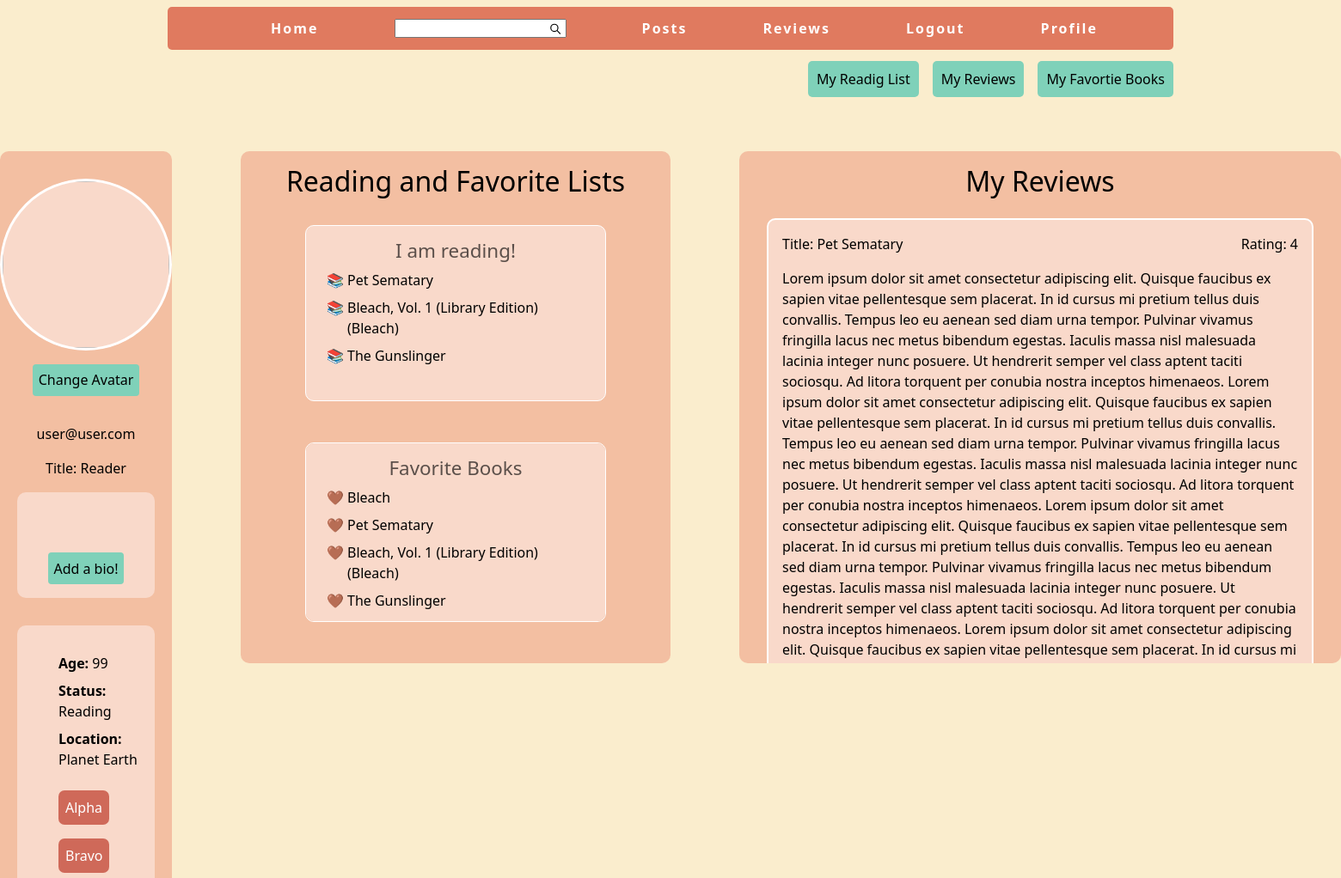
/user_profile_page/1 (signed in, upper part), run on an earlier commit of the app's database.
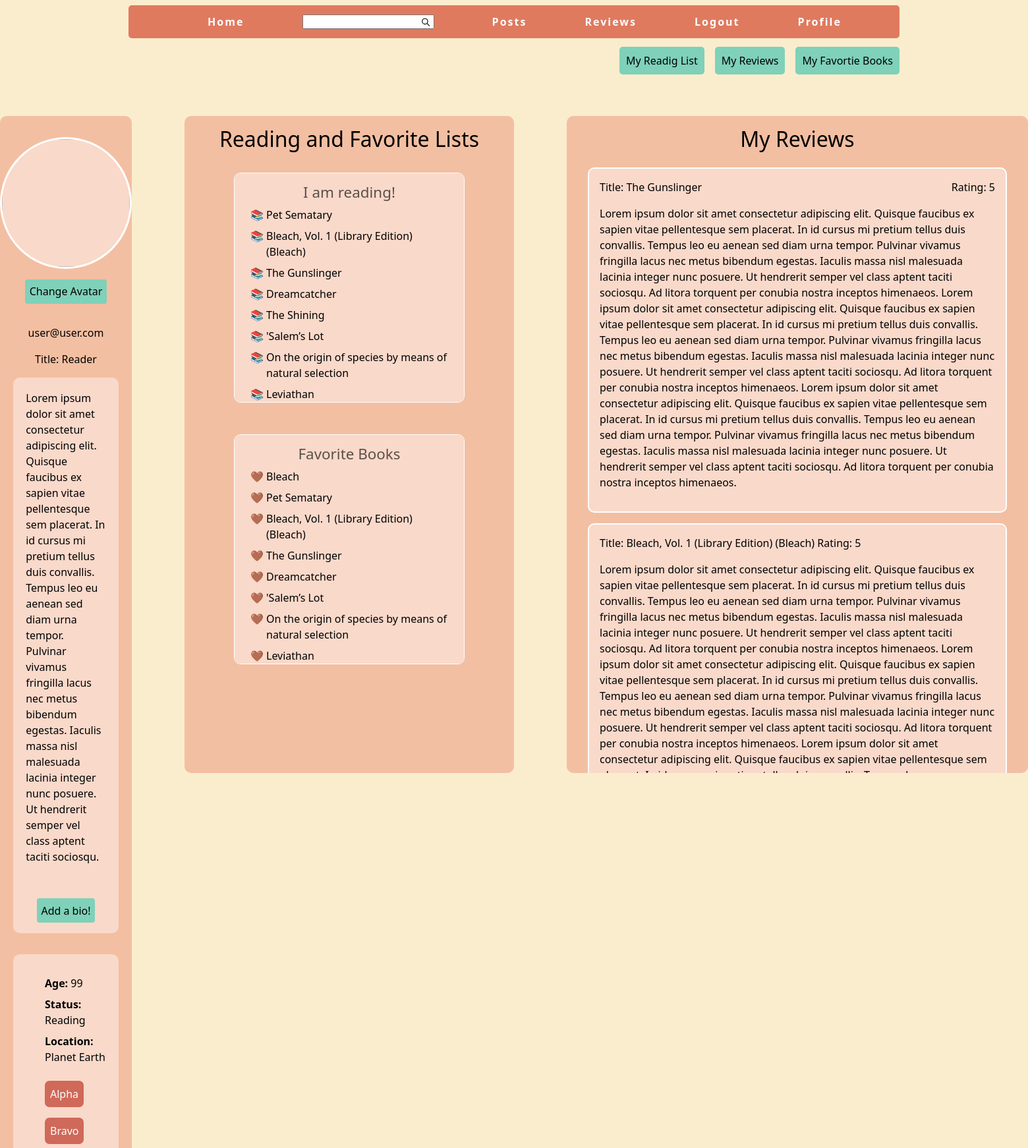
And on a later commit of the database.
### book_data/models.py (models this page shows, shortened)
class ReadingList(models.Model):
    user = models.ForeignKey(User, on_delete=models.CASCADE)
    title = models.CharField(max_length=50)
    book_id = models.CharField(max_length=50)
    cover_id = models.CharField(max_length=50, null=True, blank=True)
    class Meta:
        db_table = "reading_list"

class FavoriteBooks(models.Model):
    user = models.ForeignKey(User, on_delete=models.CASCADE)
    title = models.CharField(max_length=50)
    book_id = models.CharField(max_length=50)
    cover_id = models.CharField(max_length=50, null=True, blank=True)
    cover_url = models.URLField()
    class Meta:
        db_table = 'favorite_books'

class Reviews(models.Model):
    reviewer = models.ForeignKey(User, on_delete=models.CASCADE)
    book_title = models.CharField(max_length=120)
    book_id = models.CharField(max_length=50)
    cover_id = models.CharField(max_length=50)
    cover_url = models.URLField()
    content = models.TextField()
    rating = models.IntegerField()
    created_at = models.DateTimeField(auto_now_add=True)
    class Meta:
        db_table = "reviews"

class Profile(models.Model):
    user = models.OneToOneField(User, on_delete=models.CASCADE)
    avatar = models.ImageField(default='avatars/avatar.png', upload_to='avatars')
    bio = models.TextField()

### book_data/views.py (the view)
# urls.py: path('user_profile_page/<int:user_id>', user_profile_page, name='user_profile_page'),
@login_required
def user_profile_page(request, user_id):
    if request.method == 'POST':
        if 'submit_avatar' in request.POST:
            avatar_form = AvatarForm(request.POST, request.FILES)
            bio_form = BioForm()  # empty form
            if avatar_form.is_valid():
                profile = request.user.profile
                profile.avatar = avatar_form.cleaned_data['avatar']
                profile.save()
                return redirect('user_profile_page', user_id)
        elif 'submit_bio' in request.POST:
            bio_form = BioForm(request.POST)
            avatar_form = AvatarForm()  # empty form
            if bio_form.is_valid():
                profile = request.user.profile
                profile.bio = bio_form.cleaned_data['bio']
                profile.save()
                return redirect('user_profile_page', user_id)
    else:
        avatar_form = AvatarForm()
        bio_form = BioForm()
    try:
        profile = request.user.profile
        avatar_url = profile.avatar.url
    except ObjectDoesNotExist:
        avatar_url = None
    try:
        profile = request.user.profile
        bio = profile.bio
    except ObjectDoesNotExist:
        bio = None
    try:
        reading_list = ReadingList.objects.filter(user=request.user)
    except ObjectDoesNotExist:
        reading_list = None
    try:
        reviews = Reviews.objects.filter(reviewer=request.user).order_by('-created_at')[:10]
    except ObjectDoesNotExist:
        reviews = None
    try:
        favorite_books = FavoriteBooks.objects.filter(user=request.user)
    except ObjectDoesNotExist:
        favorite_books = None
    try:
        following = Following.objects.filter(follower=request.user).order_by('-created_at')
    except ObjectDoesNotExist:
        following = None
    try:
        followers = Following.objects.filter(following=request.user).order_by('-created_at')
    except ObjectDoesNotExist:
        followers = None
    context = {
        'reading_list': reading_list,
        'reviews': reviews,
        'favorite_books': favorite_books,
        'avatar_form': avatar_form,
        'avatar_url': avatar_url,
        'bio': bio,
        'following': following,
        'followers': followers,
        'bio_form': bio_form
    }
    for item in reviews:
        print(item.book_title)
        print(item.content)
    return render(request, 'book_data/user_profile_page.html', context)

### book_data/forms.py
class AvatarForm(forms.ModelForm):
    class Meta:
        model = Profile
        fields = ['avatar']

class BioForm(forms.ModelForm):
    class Meta:
        model = Profile
        fields = ['bio']

### book_data/templates/book_data/user_profile_page.html (shortened to what this page needs)
{% extends 'book_data/layout.html' %}
{% load static %}
{% block extra_css %}
    <link rel="stylesheet" href="{% static 'style/profile_page.css' %}">
{% endblock %}
{% block content %}
    <main id="mn-container">
        <section id="personal-container">
           <div class="inner-container">
                <div id="avatar-container" class="shared-attributes">
                    <img src="{{ avatar_url }}" alt="">
                </div>
                <div id="avatar-modal" class="avater-modal shared-attributes">
                    <button type="button" class="btn btn-primary avatar-bttn" data-bs-toggle="modal" data-bs-target="#avatarModal">
                        Change Avatar
                    </button>
                </div>
                <div id="name-title-container" class="shared-attributes">
                    <p>{{ request.user }}</p>
                    <p>Title: Reader</p>
                </div>
                <div id="bio-container" class="shared-attributes">
                    <p>
                        {{ bio }}
                    </p>
                    <div class="shared-attributes">
                        <button type="button" class="btn btn-primary avatar-bttn" data-bs-toggle="modal" data-bs-target="#bioModal">
                        Add a bio!
                        </button>
                    </div>
                </div>
                <div id="personal-info-list" class="shared-attributes ">
                    <ul>
                        <li><span>Age:</span> 99</li>
                        <li><span>Status:</span> Reading</li>
                        <li><span>Location:</span> Planet Earth</li>
                    </ul>
                    <ul>
                        <li><span>Alpha</span></li>
                        <li><span>Bravo</span></li>
                    </ul>
                </div>
           </div>
        </section>
        <section id="lists-container">
            <h2>Reading and Favorite Lists</h2>
            <section id="reading-list-section" class="shared-attributes" aria-labelledby="reading-list">
                <h3 class="h3-style ">I am reading!</h3>
                <ul id="reading-list">
                    {% for item in reading_list %}
                        <li>{{ item.title }}</li>
                    {% endfor %}
                </ul>
            </section>
            <section id="favorite-list-section" class="shared-attributes" aria-labelledby="favorie-list">
                <h3 class="h3-style ">Favorite Books</h3>
                <ul id="favorite-list">
                    {% for item in favorite_books %}
                        <li>{{ item.title }}</li>
                    {% endfor %}
                </ul>
            </section>
        </section>
        <section id="review-container">
            <h2>My Reviews</h2>
            <section id="reviews-section" class="shared-attributes" aria-labelledby="review-list">
                <div id="review-list" >
                    {% for review in reviews %}
                        <div>
                                <div>
                                    <span>Title: {{ review.book_title }} </span>
                                    <span>Rating: {{ review.rating }}</span>
                                </div>
                                <p>
                                    {{review.content }}
                                </p>
                        </div>
                     {% endfor %}
                </div>
            </section>
        </section>
    </main>
{% endblock %}

What changed in the data, as far as the page shows it:
no longer on this page (row unchanged): Reviews: book_title "Pet Sematary", rating "4", content "Lorem ipsum dolor sit amet consectetur adipiscing elit. Quisque faucibus ex sapien vitae pellentesque sem placerat. In id cursus mi pretium tellus duis convallis. Tempus leo eu aenean sed diam urna tempor. Pulvinar vivamus fringilla lacus nec metus bibendum egestas. Iaculis massa nisl malesuada lacinia integer nunc posuere. Ut hendrerit semper vel class aptent taciti sociosqu. Ad litora torquent per conubia nostra inceptos himenaeos. Lorem ipsum dolor sit amet consectetur adipiscing elit. Quisque faucibus ex sapien vitae pellentesque sem placerat. In id cursus mi pretium tellus duis convallis. Tempus leo eu aenean sed diam urna tempor. Pulvinar vivamus fringilla lacus nec metus bibendum…"
now on this page (row edited): Profile: bio "Lorem ipsum dolor sit amet consectetur adipiscing elit. Quisque faucibus ex sapien vitae pellentesque sem placerat. In id cursus mi pretium tellus duis convallis. Tempus leo eu aenean sed diam urna tempor. Pulvinar vivamus fringilla lacus nec metus bibendum egestas. Iaculis massa nisl malesuada lacinia integer nunc posuere. Ut hendrerit semper vel class aptent taciti sociosqu."
added ReadingList: title "Dreamcatcher"
added ReadingList: title "The Shining"
added ReadingList: title "'Salem’s Lot"
added ReadingList: title "On the origin of species by means of natural selection"
added ReadingList: title "Leviathan"
added FavoriteBooks: title "Dreamcatcher"
added FavoriteBooks: title "'Salem’s Lot"
added FavoriteBooks: title "On the origin of species by means of natural selection"
added FavoriteBooks: title "Leviathan"
added Reviews: book_title "The Gunslinger", rating "5", content "Lorem ipsum dolor sit amet consectetur adipiscing elit. Quisque faucibus ex sapien vitae pellentesque sem placerat. In id cursus mi pretium tellus duis convallis. Tempus leo eu aenean sed diam urna tempor. Pulvinar vivamus fringilla lacus nec metus bibendum egestas. Iaculis massa nisl malesuada lacinia integer nunc posuere. Ut hendrerit semper vel class aptent taciti sociosqu. Ad litora torquent per conubia nostra inceptos himenaeos. Lorem ipsum dolor sit amet consectetur adipiscing elit. Quisque faucibus ex sapien vitae pellentesque sem placerat. In id cursus mi pretium tellus duis convallis. Tempus leo eu aenean sed diam urna tempor. Pulvinar vivamus fringilla lacus nec metus bibendum…"
added Reviews: book_title "Bleach, Vol. 1 (Library Edition) (Bleach)", rating "5", content "Lorem ipsum dolor sit amet consectetur adipiscing elit. Quisque faucibus ex sapien vitae pellentesque sem placerat. In id cursus mi pretium tellus duis convallis. Tempus leo eu aenean sed diam urna tempor. Pulvinar vivamus fringilla lacus nec metus bibendum egestas. Iaculis massa nisl malesuada lacinia integer nunc posuere. Ut hendrerit semper vel class aptent taciti sociosqu. Ad litora torquent per conubia nostra inceptos himenaeos. Lorem ipsum dolor sit amet consectetur adipiscing elit. Quisque faucibus ex sapien vitae pellentesque sem placerat. In id cursus mi pretium tellus duis convallis. Tempus leo eu aenean sed diam urna tempor. Pulvinar vivamus fringilla lacus nec metus bibendum…"
